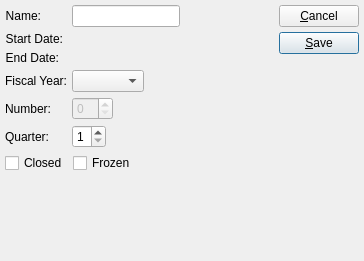
<?xml version="1.0" encoding="UTF-8"?>
<ui version="4.0">
 <comment>This file is part of the xTuple ERP: PostBooks Edition, a free and
open source Enterprise Resource Planning software suite,
Copyright (c) 1999-2010 by OpenMFG LLC, d/b/a xTuple.
It is licensed to you under the Common Public Attribution License
version 1.0, the full text of which (including xTuple-specific Exhibits)
is available at www.xtuple.com/CPAL.  By using this software, you agree
to be bound by its terms.</comment>
 <class>accountingPeriod</class>
 <widget class="QDialog" name="accountingPeriod">
  <property name="geometry">
   <rect>
    <x>0</x>
    <y>0</y>
    <width>364</width>
    <height>261</height>
   </rect>
  </property>
  <property name="windowTitle">
   <string>Accounting Period</string>
  </property>
  <layout class="QGridLayout" name="gridLayout">
   <item row="0" column="0">
    <layout class="QVBoxLayout" name="verticalLayout_2">
     <item>
      <layout class="QVBoxLayout" name="verticalLayout">
       <item>
        <layout class="QFormLayout" name="formLayout">
         <property name="fieldGrowthPolicy">
          <enum>QFormLayout::FieldsStayAtSizeHint</enum>
         </property>
         <item row="0" column="0">
          <widget class="QLabel" name="_nameLit">
           <property name="text">
            <string>Name:</string>
           </property>
           <property name="alignment">
            <set>Qt::AlignRight|Qt::AlignTrailing|Qt::AlignVCenter</set>
           </property>
           <property name="buddy">
            <cstring>_name</cstring>
           </property>
          </widget>
         </item>
         <item row="0" column="1">
          <widget class="QLineEdit" name="_name"/>
         </item>
         <item row="1" column="0">
          <widget class="QLabel" name="_startDateLit">
           <property name="text">
            <string>Start Date:</string>
           </property>
           <property name="alignment">
            <set>Qt::AlignRight|Qt::AlignTrailing|Qt::AlignVCenter</set>
           </property>
           <property name="buddy">
            <cstring>_startDate</cstring>
           </property>
          </widget>
         </item>
         <item row="1" column="1">
          <widget class="DLineEdit" name="_startDate"/>
         </item>
         <item row="2" column="0">
          <widget class="QLabel" name="_endDateLit">
           <property name="text">
            <string>End Date:</string>
           </property>
           <property name="alignment">
            <set>Qt::AlignRight|Qt::AlignTrailing|Qt::AlignVCenter</set>
           </property>
           <property name="buddy">
            <cstring>_endDate</cstring>
           </property>
          </widget>
         </item>
         <item row="2" column="1">
          <widget class="DLineEdit" name="_endDate"/>
         </item>
         <item row="3" column="0">
          <widget class="QLabel" name="_yearLit">
           <property name="text">
            <string>Fiscal Year:</string>
           </property>
           <property name="alignment">
            <set>Qt::AlignRight|Qt::AlignTrailing|Qt::AlignVCenter</set>
           </property>
           <property name="buddy">
            <cstring>_year</cstring>
           </property>
          </widget>
         </item>
         <item row="3" column="1">
          <widget class="XComboBox" name="_year"/>
         </item>
         <item row="4" column="1">
          <widget class="QSpinBox" name="_number">
           <property name="enabled">
            <bool>false</bool>
           </property>
          </widget>
         </item>
         <item row="5" column="0">
          <widget class="QLabel" name="_quarterLit">
           <property name="text">
            <string>Quarter:</string>
           </property>
           <property name="alignment">
            <set>Qt::AlignRight|Qt::AlignTrailing|Qt::AlignVCenter</set>
           </property>
           <property name="buddy">
            <cstring>_quarter</cstring>
           </property>
          </widget>
         </item>
         <item row="5" column="1">
          <widget class="QSpinBox" name="_quarter">
           <property name="minimum">
            <number>1</number>
           </property>
           <property name="maximum">
            <number>4</number>
           </property>
          </widget>
         </item>
         <item row="4" column="0">
          <widget class="QLabel" name="_numberLit">
           <property name="text">
            <string>Number:</string>
           </property>
           <property name="alignment">
            <set>Qt::AlignRight|Qt::AlignTrailing|Qt::AlignVCenter</set>
           </property>
           <property name="buddy">
            <cstring>_quarter</cstring>
           </property>
          </widget>
         </item>
        </layout>
       </item>
       <item>
        <layout class="QHBoxLayout">
         <item>
          <widget class="QCheckBox" name="_closed">
           <property name="text">
            <string>Closed</string>
           </property>
          </widget>
         </item>
         <item>
          <widget class="QCheckBox" name="_frozen">
           <property name="text">
            <string>Frozen</string>
           </property>
          </widget>
         </item>
         <item>
          <spacer>
           <property name="orientation">
            <enum>Qt::Horizontal</enum>
           </property>
           <property name="sizeType">
            <enum>QSizePolicy::Expanding</enum>
           </property>
           <property name="sizeHint" stdset="0">
            <size>
             <width>56</width>
             <height>10</height>
            </size>
           </property>
          </spacer>
         </item>
        </layout>
       </item>
      </layout>
     </item>
     <item>
      <spacer>
       <property name="orientation">
        <enum>Qt::Vertical</enum>
       </property>
       <property name="sizeType">
        <enum>QSizePolicy::Expanding</enum>
       </property>
       <property name="sizeHint" stdset="0">
        <size>
         <width>20</width>
         <height>0</height>
        </size>
       </property>
      </spacer>
     </item>
    </layout>
   </item>
   <item row="0" column="1">
    <spacer>
     <property name="orientation">
      <enum>Qt::Horizontal</enum>
     </property>
     <property name="sizeType">
      <enum>QSizePolicy::Expanding</enum>
     </property>
     <property name="sizeHint" stdset="0">
      <size>
       <width>0</width>
       <height>20</height>
      </size>
     </property>
    </spacer>
   </item>
   <item row="0" column="2">
    <layout class="QVBoxLayout">
     <property name="spacing">
      <number>0</number>
     </property>
     <item>
      <layout class="QVBoxLayout">
       <property name="spacing">
        <number>5</number>
       </property>
       <item>
        <widget class="QPushButton" name="_close">
         <property name="text">
          <string>&amp;Cancel</string>
         </property>
        </widget>
       </item>
       <item>
        <widget class="QPushButton" name="_save">
         <property name="text">
          <string>&amp;Save</string>
         </property>
         <property name="autoDefault">
          <bool>true</bool>
         </property>
         <property name="default">
          <bool>true</bool>
         </property>
        </widget>
       </item>
      </layout>
     </item>
     <item>
      <spacer>
       <property name="orientation">
        <enum>Qt::Vertical</enum>
       </property>
       <property name="sizeType">
        <enum>QSizePolicy::Expanding</enum>
       </property>
       <property name="sizeHint" stdset="0">
        <size>
         <width>20</width>
         <height>20</height>
        </size>
       </property>
      </spacer>
     </item>
    </layout>
   </item>
  </layout>
 </widget>
 <layoutdefault spacing="5" margin="5"/>
 <pixmapfunction>qPixmapFromMimeSource</pixmapfunction>
 <customwidgets>
  <customwidget>
   <class>DLineEdit</class>
   <extends>QWidget</extends>
   <header>datecluster.h</header>
  </customwidget>
  <customwidget>
   <class>XComboBox</class>
   <extends>QComboBox</extends>
   <header>xcombobox.h</header>
  </customwidget>
 </customwidgets>
 <tabstops>
  <tabstop>_name</tabstop>
  <tabstop>_startDate</tabstop>
  <tabstop>_endDate</tabstop>
  <tabstop>_year</tabstop>
  <tabstop>_closed</tabstop>
  <tabstop>_save</tabstop>
  <tabstop>_close</tabstop>
 </tabstops>
 <resources/>
 <connections>
  <connection>
   <sender>_close</sender>
   <signal>clicked()</signal>
   <receiver>accountingPeriod</receiver>
   <slot>reject()</slot>
   <hints>
    <hint type="sourcelabel">
     <x>342</x>
     <y>31</y>
    </hint>
    <hint type="destinationlabel">
     <x>20</x>
     <y>20</y>
    </hint>
   </hints>
  </connection>
 </connections>
</ui>
